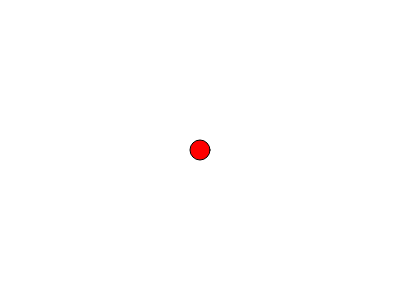
Frame 1 (no input)
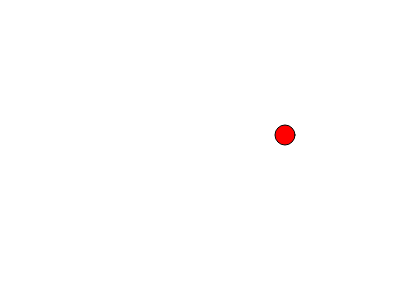
Frame 60 (no input)
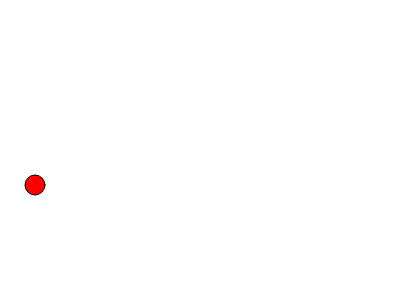
Frame 120 (the mouse pressed at the canvas centre since frame 60)

The p5.js sketch that drew these frames (run headless with seeded random() and noise() and a simulated clock; from frame 60 on, the mouse is pressed at the canvas centre):

// p5.js sketch
// ── sketch.js
/**
 * Anthony Ho
 * IGME-101: Bounce, 9/d/19
 * Make a ball bounce at walls of canvas
 */

"use strict"; //catch some common coding errors


/* Global Variables */
//ball position
let x;
let y;
//ball speed
let xSpeed;
let ySpeed;

function setup() {
   createCanvas(400, 300);
   //Speed 1 is too slow to test
   xSpeed = 5; // behavior if -1?
   ySpeed = 5; // behavior if -1?
   x = width/2;
   y = height/2;
   
   fill("red"); // ball color
}

function draw() {
   background("white");
   // draw the ball
   ellipse(x, y, 20, 20);
   // Do we need to change xSpeed?
   // Do we need to change ySpeed?
   // move the ball
   x = x + xSpeed;
   y = y + ySpeed;

   //bounce off the right   //bounce off the left
   if (x + 10 == width || x == 10) {
      xSpeed = -xSpeed;
   }

   //bounce off the bottom   //bounce off the top
   if (y + 10 == height || y == 10) {
      ySpeed = -ySpeed;
   }
}
